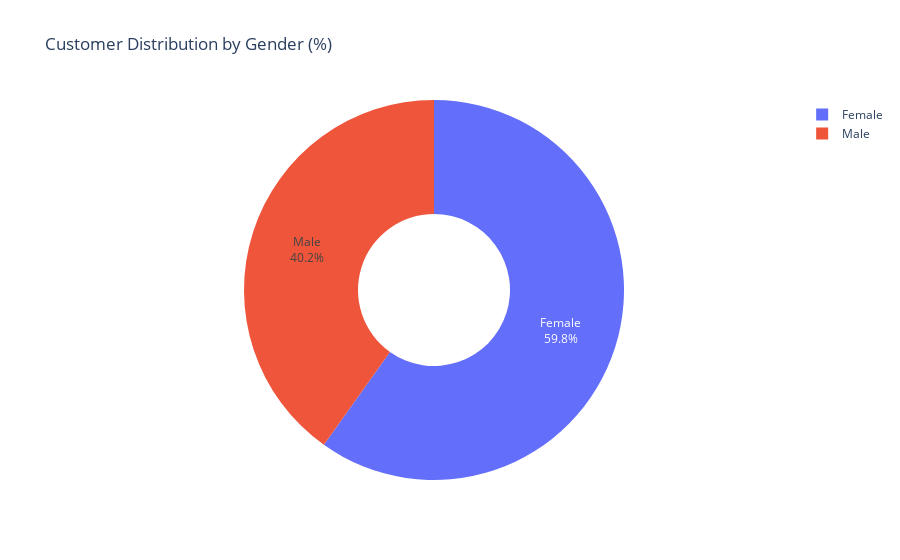

The code cell stored with this chart in its notebook:
### Markdown cell above
#### 3. Bi-variate Analysis

### Code cell
## customer gender distribution

table = pd.pivot_table(data= clean_data, values="Customer ID", index="Gender", aggfunc=np.count_nonzero)
table["Customer ID"] = (table["Customer ID"] / table["Customer ID"].sum()) * 100 ## formating the values as a percentage
table

import plotly.express as px ## libraru for building an interactive chart

table = table.reset_index()  # reset index so Gender becomes a column

# Plotly pie chart
fig = px.pie(
    table,
    names="Gender",
    values="Customer ID",
    title="Customer Distribution by Gender (%)",
    hole=0.4  # optional: donut chart effect
)

# Add labels inside the slices
fig.update_traces(
    textposition='inside',
    textinfo='percent+label',  # shows percentage and category
    hovertemplate='%{label}: %{value:.2f}%'  # hover info
)

fig.show()

### Figure 1 — Plotly figure (JSON) as saved in the notebook; plotly's stock layout.template omitted (floating-point values rounded to 4 significant figures)
{"data": [{"domain": {"x": [0, 1], "y": [0, 1]}, "hole": 0.4, "hovertemplate": "%{label}: %{value:.2f}%", "labels": ["Female", "Male"], "legendgroup": "", "name": "", "showlegend": true, "textinfo": "percent+label", "textposition": "inside", "type": "pie", "values": [59.84, 40.16]}], "layout": {"autosize": true, "legend": {"tracegroupgap": 0}, "title": {"text": "Customer Distribution by Gender (%)"}}}
